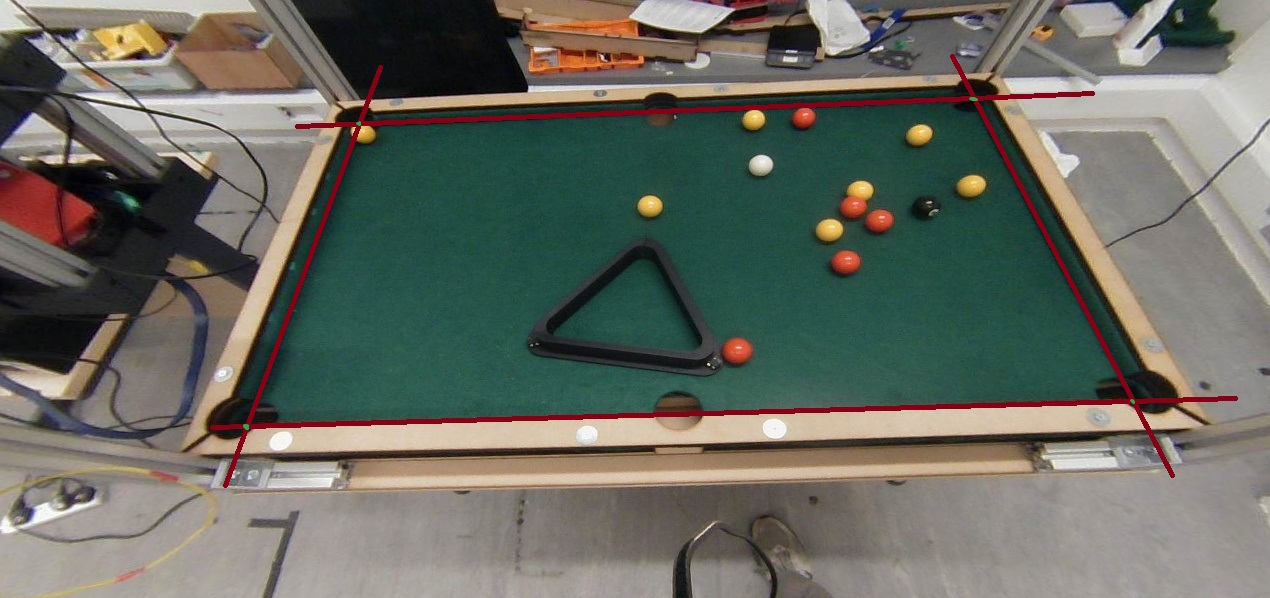
#> input picture images/ideal_points.jpg, 1270 x 598 px
$ python -i camera_adjustments.py   (imports and definitions only)
#> lines starting #> are read from the running program, lines starting #| are printed output that depends on the picture
#> further down, picture is the input picture: shape (598, 1270, 3); mean B, G, R 97.5, 106.7, 104.3
import numpy as np
import cv2
import cv2
import numpy as np
from skimage import exposure
from skimage.exposure import match_histograms

# [49 lines left out: functions compute_homography, warp_and_stitch, not called in this run]

def equalize_frame(frame):
    # Convert from BGR to YCrCb color space
    ycrcb = cv2.cvtColor(frame, cv2.COLOR_BGR2YCrCb)
#> ycrcb: shape (598, 1270, 3); mean of channels 0, 1, 2 104.9, 127.6, 123.8

    # Split the channels
    y, cr, cb = cv2.split(ycrcb)
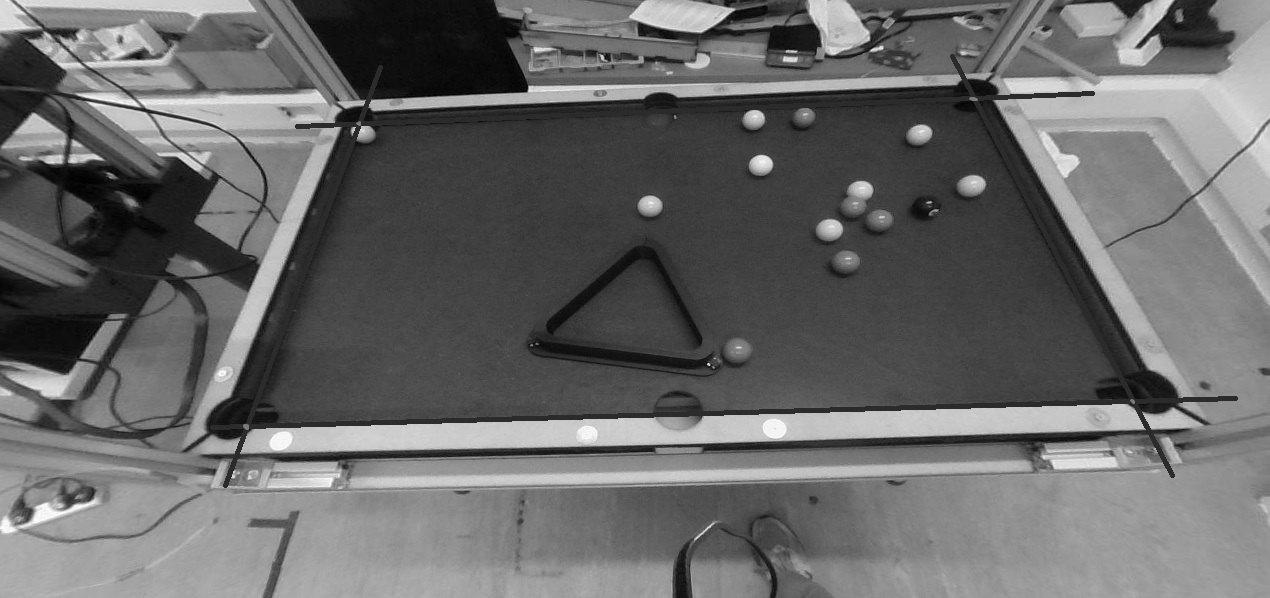
#> y: shape (598, 1270); min 0, max 254, mean 104.9
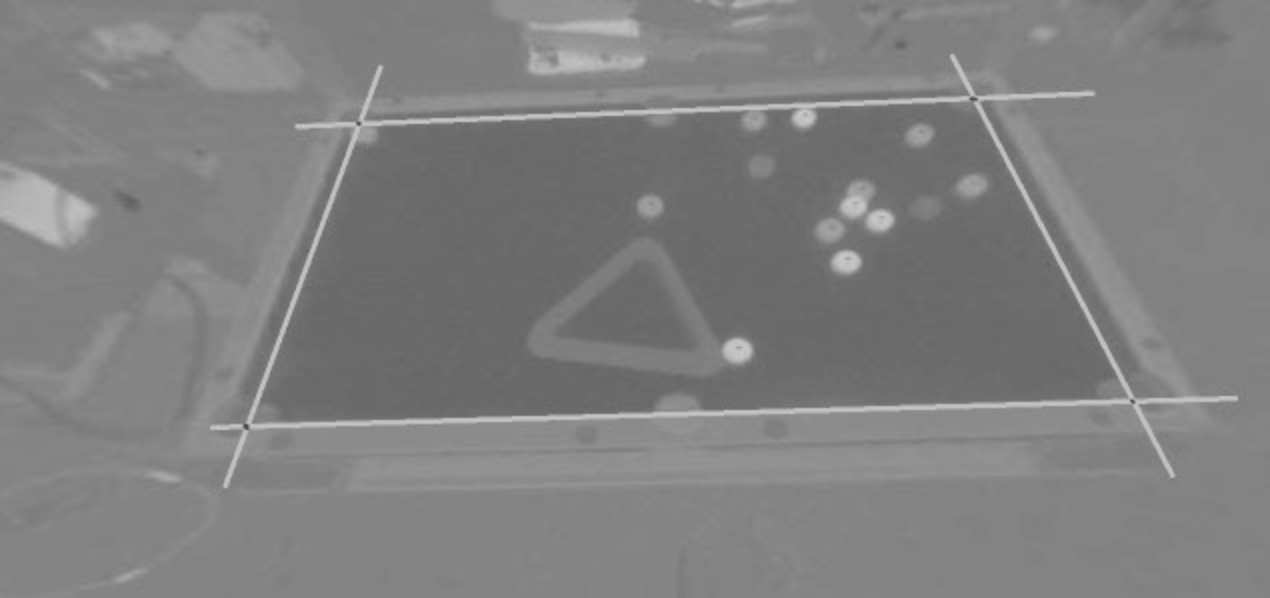
#> cr: shape (598, 1270); min 66, max 200, mean 127.6
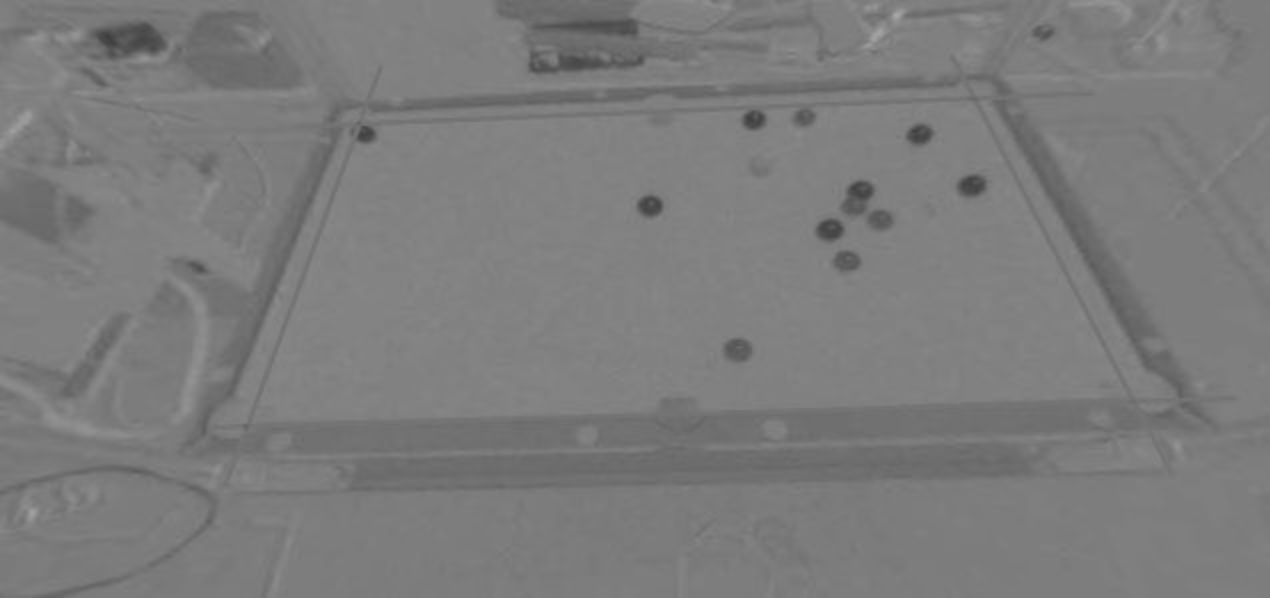
#> cb: shape (598, 1270); min 61, max 167, mean 123.8

    # Equalize the histogram of the Y channel (luminance)
    y_eq = cv2.equalizeHist(y)
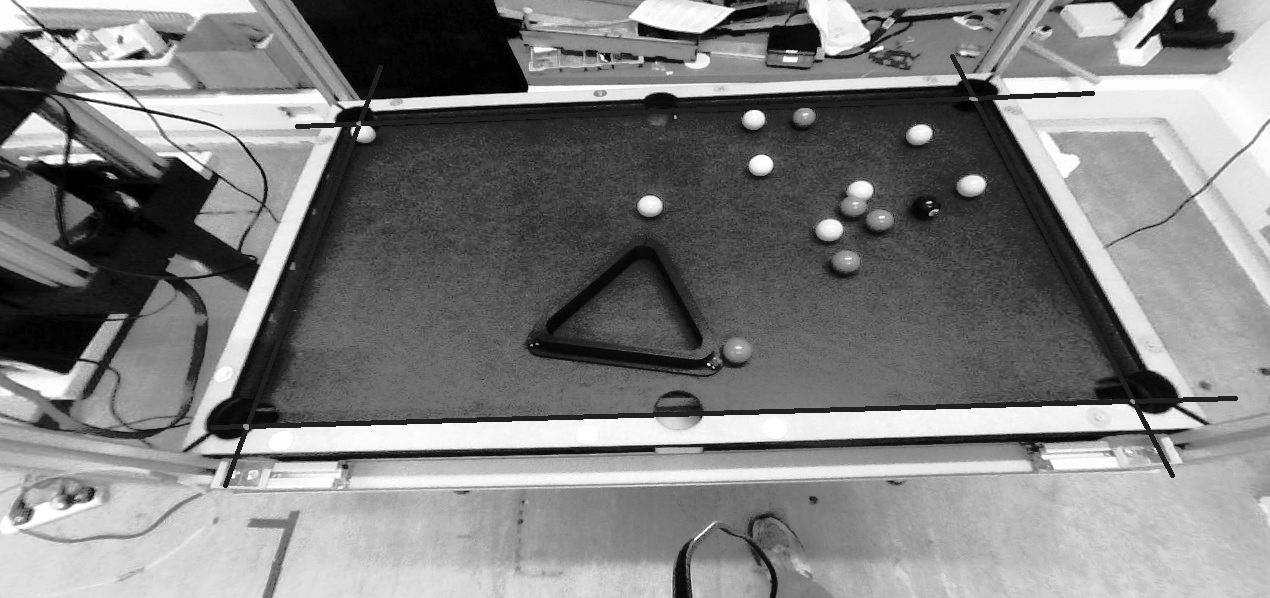
#> y_eq: shape (598, 1270); min 0, max 255, mean 128.3

    # Merge the channels back
    ycrcb_eq = cv2.merge((y_eq, cr, cb))
#> ycrcb_eq: shape (598, 1270, 3); mean of channels 0, 1, 2 128.3, 127.6, 123.8

    # Convert back to BGR color space
    frame_eq = cv2.cvtColor(ycrcb_eq, cv2.COLOR_YCrCb2BGR)
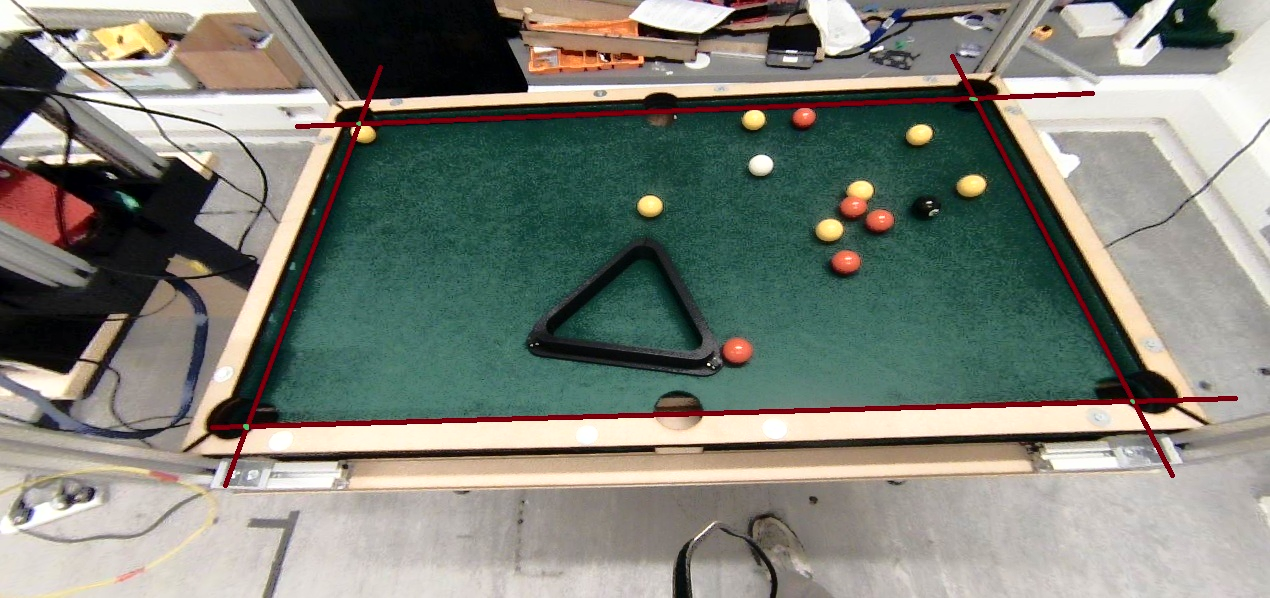
#> frame_eq: shape (598, 1270, 3); mean B, G, R 120.9, 130.2, 127.4

    return frame_eq


# [8 lines left out: function match_colors, not called in this run]

>>> import cv2
>>> picture = cv2.imread('../../images/ideal_points.jpg')
>>> result = equalize_frame(picture)
